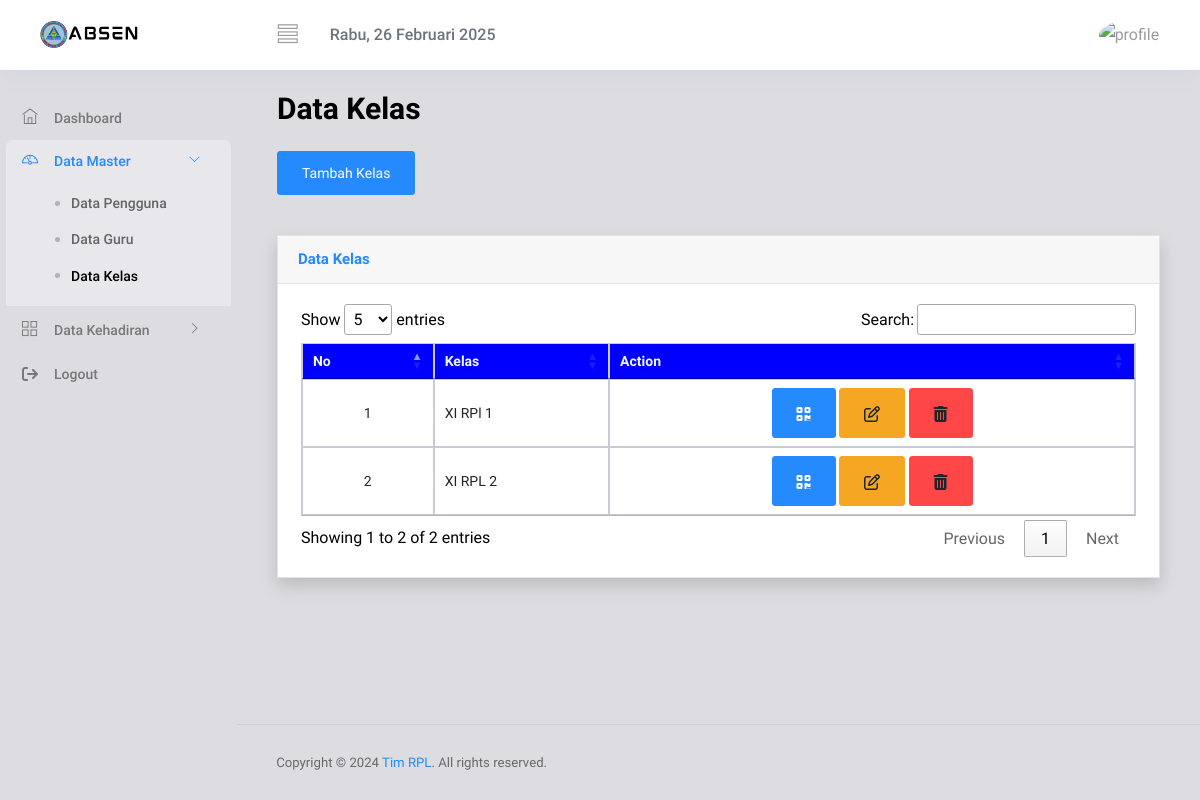
The app's page /admin/kelas.php (signed in), older data.
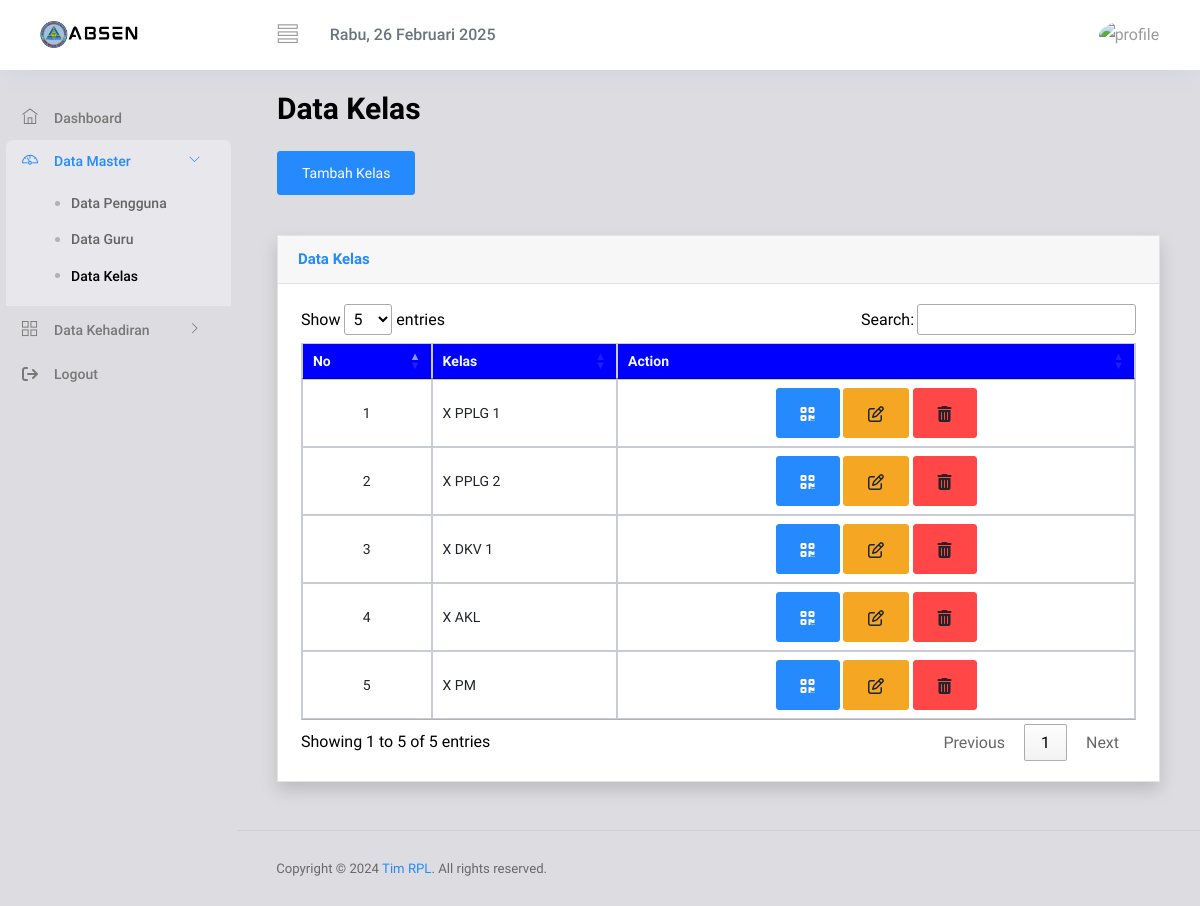
The same page, newer data.
### tables this page shows
CREATE TABLE `kelas` (
  `id` int(10) NOT NULL,
  `nama_kelas` varchar(1234) NOT NULL
);

### admin/kelas.php (the view, shortened to what the changed rows need)
<!DOCTYPE html>
<html lang="en">
<head>
    <link rel="stylesheet" href="../vendors/ti-icons/css/themify-icons.css" />
<link rel="stylesheet" href="https://cdnjs.cloudflare.com/ajax/libs/font-awesome/6.6.0/css/all.min.css" />
<link href="https://maxcdn.bootstrapcdn.com/bootstrap/4.5.2/css/bootstrap.min.css" rel="stylesheet">
<link href="https://cdnjs.cloudflare.com/ajax/libs/cropperjs/1.5.12/cropper.min.css" rel="stylesheet">
<link rel="stylesheet" type="text/css" href="https://cdn.datatables.net/1.11.5/css/jquery.dataTables.min.css">
<link rel="stylesheet" href="https://cdn.jsdelivr.net/npm/sweetalert2@11/dist/sweetalert2.min.css">
<link rel="stylesheet" href="../css/style.css" />
</head>
<body>
    <div class="container-scroller">
        <div class="container-fluid page-body-wrapper">
            <div class="main-panel">
                <div class="content-wrapper">
                    <div class="card shadow mb-4">
                        <div class="card-body">
    <div class="table-responsive">
        <table class="table table-bordered" id="table" width="100%" cellspacing="0">
            <thead style="background-color:blue;color:aliceblue;">
                <tr align="center">
                    <th style="background-color:blue;color:aliceblue;">No</th>
                    <th style="background-color:blue;color:aliceblue;">Kelas</th>
                    <th style="background-color:blue;color:aliceblue;">Action</th>
                </tr>
            </thead>
            <tbody>
                <?php
                include('../koneksi.php');
                $query = "SELECT * FROM kelas";
                $result = mysqli_query($koneksi, $query);
                $no = 1;
                while ($row = mysqli_fetch_assoc($result)) {
                ?>
                    <tr>
                        <td style="text-align: center;"><?php echo $no; ?></td>
                        <td><?php echo $row['nama_kelas']; ?></td>
                        <td style="text-align: center;">
                            <a href="barcode.php?namakelas=<?php echo $row['nama_kelas']; ?>" class="btn btn-primary mdi mdi-tooltip-edit" style="font-size: 20px;"><i class="fa-solid fa-qrcode"></i></a>
                            <a href="edit.php?id=<?php echo $row['id']; ?>" class="btn btn-warning mdi mdi-tooltip-edit" style="font-size: 20px;"><i class="fa-regular fa-pen-to-square"></i></a>
                            <a title="hapus" class="btn btn-danger  delete-btn" style="font-size: 20px;" id="delete-btn" data-id="<?php echo $row['id']; ?>"><i class="fa-solid fa-trash-can"></i></a>
                        </td>
                    </tr>
                <?php
                    $no++;
                }
                ?>
            </tbody>
        </table>
    </div>
</div>
                    </div>
                </div>
            </div>
        </div>
    </div>
</body>
</html>

Row changes from the older to the newer data that the page shows:
removed kelas: nama_kelas "XI RPl 1"
removed kelas: nama_kelas "XI RPL 2"
added kelas: nama_kelas "X PPLG 1"
added kelas: nama_kelas "X PPLG 2"
added kelas: nama_kelas "X DKV 1"
added kelas: nama_kelas "X AKL"
added kelas: nama_kelas "X PM"
Text that changed along with them:
text written by a page script: "Show entries Search: Showing 1 to 2 of 2 entries Previous 1 Next" → "Show entries Search: Showing 1 to 5 of 5 entries Previous 1 Next"
